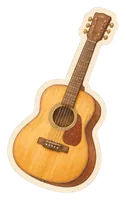
#> input picture assets/hobbies/guitar.png, 126 x 200 px; its folder holds 5 pictures in this run; the run also reads 2 pictures not shown here
$ python make-qa-images.py out.png
#> lines starting #> are read from the running program, lines starting #| are printed output that depends on the picture
"""Test images for Rusty's drawing checks (scripts/qa-art.mjs).

Good: the app's own hobby icons, centered on a transparent canvas with margin
(what a passing generated image looks like). Bad: five deliberate failures.
    python3 scripts/make-qa-images.py <out_dir>
"""
import colorsys
import sys
from pathlib import Path

from PIL import Image, ImageDraw, ImageFont

out = Path(sys.argv[1])
out.mkdir(parents=True, exist_ok=True)
icons = Path(__file__).resolve().parent.parent / 'assets' / 'hobbies'


def centered(name, size=512, scale=0.62):
#> called with name = 'guitar', size = 512, scale = 0.62
    im = Image.open(icons / f'{name}.png').convert('RGBA')
#> im is the input picture: PIL image 126x200 RGBA; mean R, G, B, A 121.3, 100.7, 76.3, 105.9
    k = size * scale / max(im.size)
#> k = 1.59
    im = im.resize((round(im.width * k), round(im.height * k)), Image.LANCZOS)
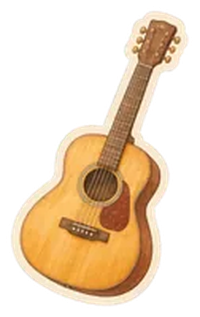
#> im: PIL image 200x317 RGBA; mean R, G, B, A 98.2, 77.7, 53.6, 105.9; transparent parts drawn white
    canvas = Image.new('RGBA', (size, size), (0, 0, 0, 0))
#> canvas: PIL image 512x512 RGBA; every value is 0
    canvas.paste(im, ((size - im.width) // 2, (size - im.height) // 2), im)
    return canvas


for name in ['guitar', 'drawing', 'reading']:
    centered(name).save(out / f'good-{name}.png')
#> pass 2 of the loop `for name in ['guitar', 'drawing', 'reading']:`:
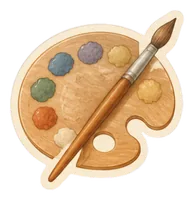
#> input picture assets/hobbies/drawing.png, 194 x 200 px
#> in centered, im is the input picture: PIL image 194x200 RGBA; mean R, G, B, A 149.2, 125.1, 97.7, 144.2
#> im: PIL image 308x317 RGBA
#> in centered (call 2), `canvas.paste(im, ((size - im.width) // 2, (size - im.height) // 2), im)`:
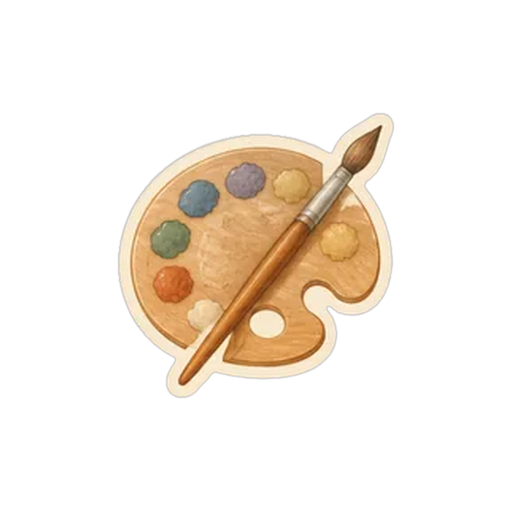
#> canvas: PIL image 512x512 RGBA; mean R, G, B, A 44.4, 35.6, 25.6, 53.2; transparent parts drawn white
#> pass 3 of the loop `for name in ['guitar', 'drawing', 'reading']:`:
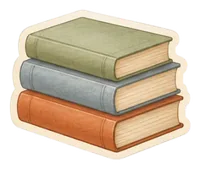
#> input picture assets/hobbies/reading.png, 200 x 169 px
#> in centered, im is the input picture: PIL image 200x169 RGBA; mean R, G, B, A 150.1, 134.3, 113.2, 160.3
#> in centered (call 3), `im = im.resize((round(im.width * k), round(im.height * k)), Image.LANC..`:
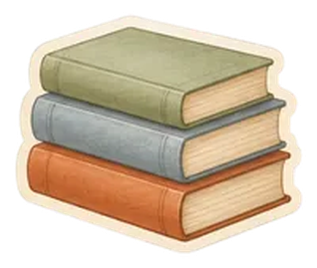
#> im: PIL image 317x268 RGBA; mean R, G, B, A 129.3, 113.5, 92.7, 160.3; transparent parts drawn white
#> in centered (call 3), `canvas.paste(im, ((size - im.width) // 2, (size - im.height) // 2), im)`:
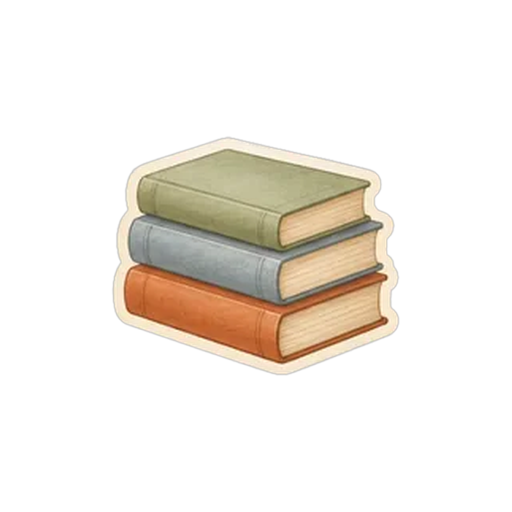
#> canvas: PIL image 512x512 RGBA; mean R, G, B, A 39, 33.9, 27.3, 51.5; transparent parts drawn white

# 1. white background (no transparency)
white = Image.new('RGBA', (512, 512), (255, 255, 255, 255))
#> white: PIL image 512x512 RGBA; every value is 255
g = centered('guitar')
white.alpha_composite(g)
white.convert('RGB').save(out / 'bad-white-bg.png')

# 2. neon colors
d = centered('drawing')
px = d.load()
for y in range(d.height):
    for x in range(d.width):
        r, gg, b, a = px[x, y]
        if a:
            h, l, s = colorsys.rgb_to_hls(r / 255, gg / 255, b / 255)
            nr, ng, nb = colorsys.hls_to_rgb((h + 0.5) % 1, 0.55, 1.0)
            px[x, y] = (int(nr * 255), int(ng * 255), int(nb * 255), a)
d.save(out / 'bad-neon.png')
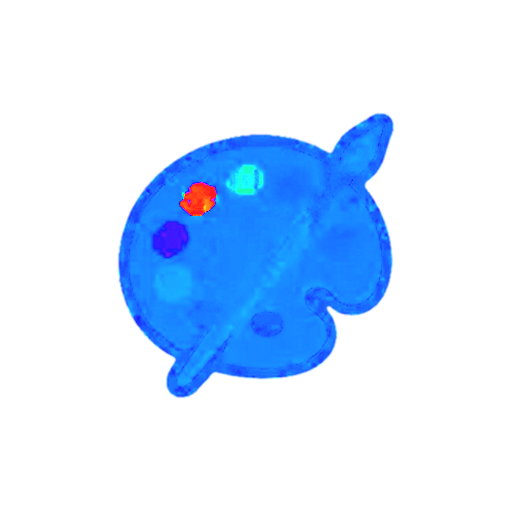
#> saved as bad-neon.png: PIL image 512x512 RGBA; mean R, G, B, A 6.3, 27.6, 54.3, 53.2; transparent parts drawn white

# 3. text on it
t = centered('guitar', scale=0.5)
dr = ImageDraw.Draw(t)
try:
    font = ImageFont.truetype('/System/Library/Fonts/Helvetica.ttc', 54)
except OSError:
    font = ImageFont.load_default()
dr.text((70, 410), 'GUITAR SALE!', fill=(220, 20, 20, 255), font=font)
t.save(out / 'bad-text.png')
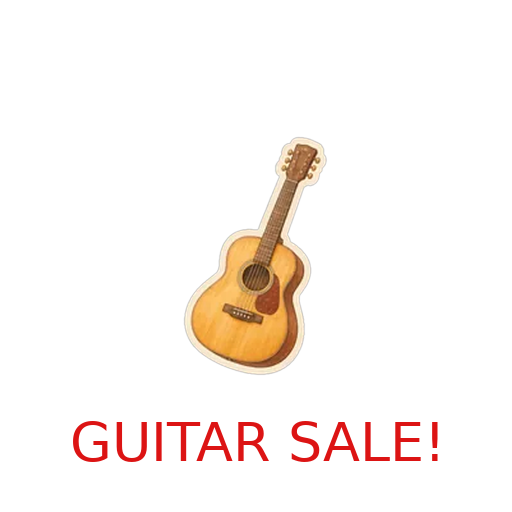
#> saved as bad-text.png: PIL image 512x512 RGBA; mean R, G, B, A 18, 11, 7.3, 20.6; transparent parts drawn white

# 4. wrong subject (a baking icon, checked as "chess")
centered('baking').save(out / 'bad-wrong-subject.png')
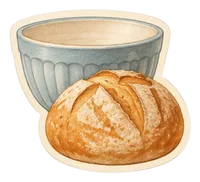
#> input picture assets/hobbies/baking.png, 200 x 182 px
#> in centered, im is the input picture: PIL image 200x182 RGBA; mean R, G, B, A 162, 140.8, 114.3, 162.8
#> in centered (call 7), `im = im.resize((round(im.width * k), round(im.height * k)), Image.LANC..`:
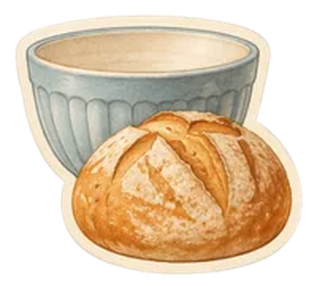
#> im: PIL image 317x289 RGBA; mean R, G, B, A 142.1, 121, 94.6, 162.8; transparent parts drawn white
#> in centered (call 7), `canvas.paste(im, ((size - im.width) // 2, (size - im.height) // 2), im)`:
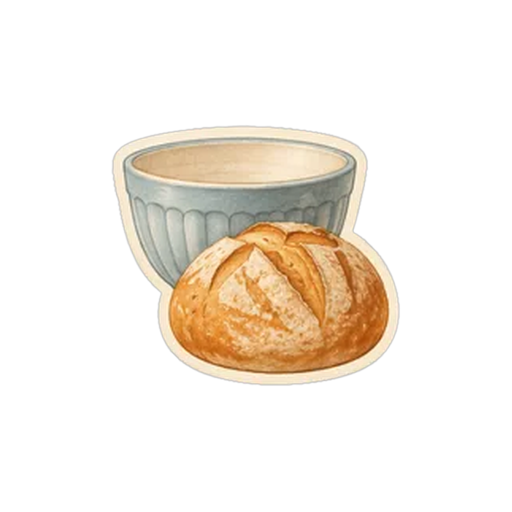
#> canvas: PIL image 512x512 RGBA; mean R, G, B, A 46.6, 39.3, 30.2, 56.5; transparent parts drawn white

# 5. too big: fills the frame and touches the edges
src = Image.open(icons / 'reading.png').convert('RGBA')
big = src.crop(src.getchannel('A').getbbox()).resize((512, 512), Image.LANCZOS)
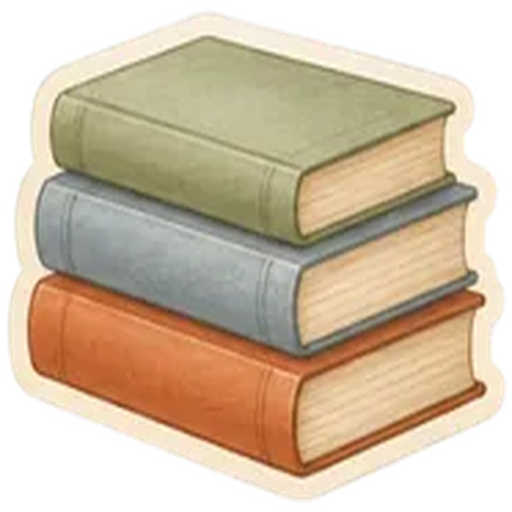
#> big: PIL image 512x512 RGBA; mean R, G, B, A 149.6, 131.3, 107.2, 185.5; transparent parts drawn white
big.save(out / 'bad-too-big.png')
print('wrote', sorted(p.name for p in out.glob('*.png')))
